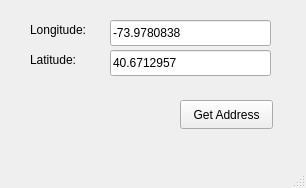
<?xml version="1.0" encoding="UTF-8"?>
<ui version="4.0">
 <class>MainWindow</class>
 <widget class="QMainWindow" name="MainWindow">
  <property name="geometry">
   <rect>
    <x>0</x>
    <y>0</y>
    <width>306</width>
    <height>188</height>
   </rect>
  </property>
  <property name="windowTitle">
   <string>MainWindow</string>
  </property>
  <widget class="QWidget" name="centralwidget">
   <widget class="QLabel" name="label">
    <property name="geometry">
     <rect>
      <x>30</x>
      <y>20</y>
      <width>81</width>
      <height>20</height>
     </rect>
    </property>
    <property name="text">
     <string>Longitude:</string>
    </property>
   </widget>
   <widget class="QLabel" name="label_2">
    <property name="geometry">
     <rect>
      <x>30</x>
      <y>50</y>
      <width>61</width>
      <height>20</height>
     </rect>
    </property>
    <property name="text">
     <string>Latitude:</string>
    </property>
   </widget>
   <widget class="QPushButton" name="getAddressButton">
    <property name="geometry">
     <rect>
      <x>180</x>
      <y>100</y>
      <width>93</width>
      <height>29</height>
     </rect>
    </property>
    <property name="text">
     <string>Get Address</string>
    </property>
   </widget>
   <widget class="QLineEdit" name="longitude">
    <property name="geometry">
     <rect>
      <x>110</x>
      <y>20</y>
      <width>161</width>
      <height>26</height>
     </rect>
    </property>
    <property name="text">
     <string>-73.9780838</string>
    </property>
   </widget>
   <widget class="QLineEdit" name="latitude">
    <property name="geometry">
     <rect>
      <x>110</x>
      <y>50</y>
      <width>161</width>
      <height>26</height>
     </rect>
    </property>
    <property name="text">
     <string>40.6712957</string>
    </property>
   </widget>
  </widget>
  <widget class="QMenuBar" name="menubar">
   <property name="geometry">
    <rect>
     <x>0</x>
     <y>0</y>
     <width>306</width>
     <height>26</height>
    </rect>
   </property>
  </widget>
  <widget class="QStatusBar" name="statusbar"/>
 </widget>
 <resources/>
 <connections/>
</ui>
